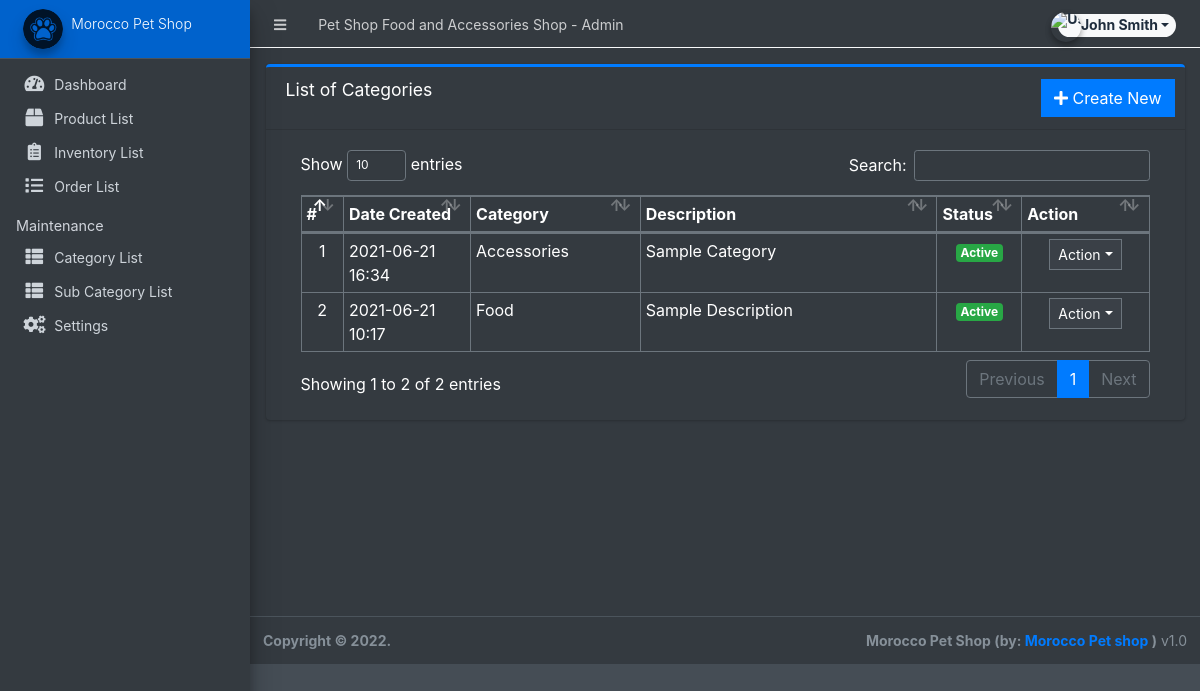
The page /admin/?page=maintenance/category (signed in) on the database as committed earlier.
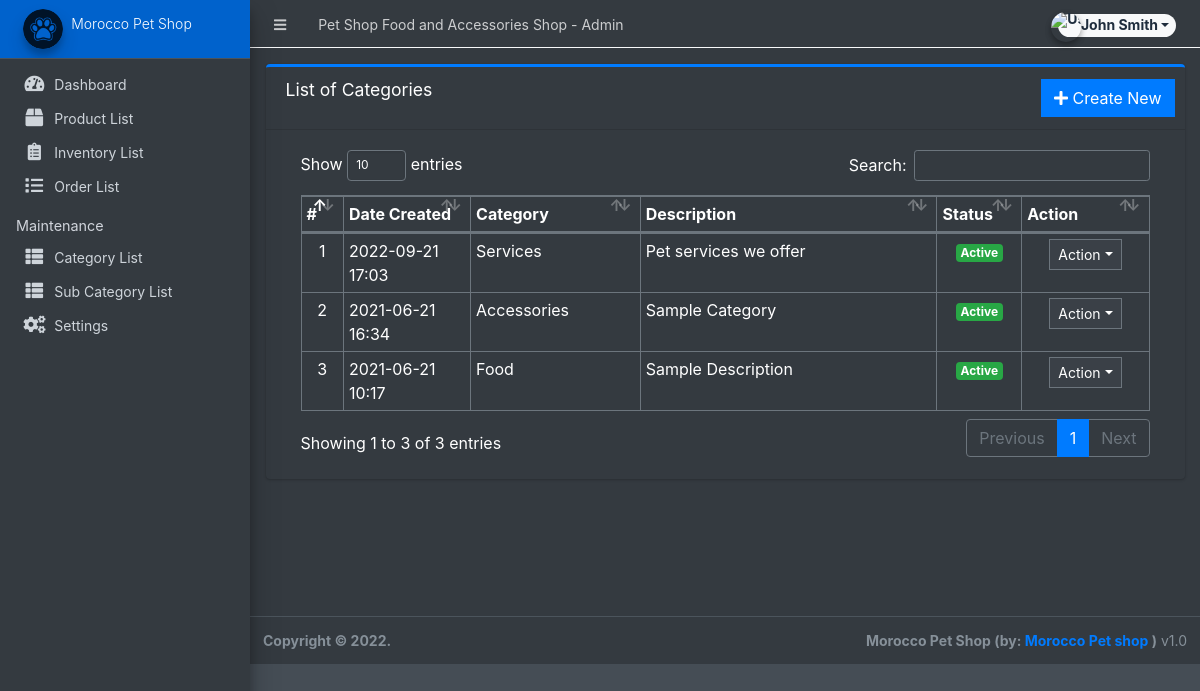
The same page on the database as committed later.
### tables this page shows
CREATE TABLE `categories` (
  `id` int(30) NOT NULL,
  `category` varchar(250) NOT NULL,
  `description` text DEFAULT NULL,
  `status` tinyint(1) NOT NULL DEFAULT 1,
  `date_created` datetime NOT NULL DEFAULT current_timestamp()
);

### admin/maintenance/category.php (the view, shortened to what this page needs)
<div class="card card-outline card-primary">
	<div class="card-header">
		<h3 class="card-title">List of Categories</h3>
		<div class="card-tools">
			<a href="?page=maintenance/manage_category" class="btn btn-flat btn-primary"><span class="fas fa-plus"></span>  Create New</a>
		</div>
	</div>
	<div class="card-body">
		<div class="container-fluid">
        <div class="container-fluid">
			<table class="table table-bordered table-stripped">
				<colgroup>
					<col width="5%">
					<col width="15%">
					<col width="20%">
					<col width="35%">
					<col width="10%">
					<col width="15%">
				</colgroup>
				<thead>
					<tr>
						<th>#</th>
						<th>Date Created</th>
						<th>Category</th>
						<th>Description</th>
						<th>Status</th>
						<th>Action</th>
					</tr>
				</thead>
				<tbody>
					<?php
					$i = 1;
						$qry = $conn->query("SELECT * from `categories` order by unix_timestamp(date_created) desc ");
						while($row = $qry->fetch_assoc()):
                            $row['description'] = strip_tags(stripslashes(html_entity_decode($row['description'])));
					?>
						<tr>
							<td class="text-center"><?php echo $i++; ?></td>
							<td><?php echo date("Y-m-d H:i",strtotime($row['date_created'])) ?></td>
							<td><?php echo $row['category'] ?></td>
							<td ><p class="truncate-1 m-0"><?php echo $row['description'] ?></p></td>
							<td class="text-center">
                                <?php if($row['status'] == 1): ?>
                                    <span class="badge badge-success">Active</span>
                                <?php else: ?>
                                    <span class="badge badge-danger">Inactive</span>
                                <?php endif; ?>
                            </td>
							<td align="center">
								 <button type="button" class="btn btn-flat btn-default btn-sm dropdown-toggle dropdown-icon" data-toggle="dropdown">
				                  		Action
				                  </button>
							</td>
						</tr>
					<?php endwhile; ?>
				</tbody>
			</table>
		</div>
		</div>
	</div>
</div>

Rows that differ between the two databases and show on the page:
added categories: date_created "2022-09-21 17:03", category "Services", description "Pet services we offer", status "Active"
Other text that changed with them:
text written by a page script: "Show entries Search: Showing 1 to 2 of 2 entries Previous 1 Next" → "Show entries Search: Showing 1 to 3 of 3 entries Previous 1 Next"
